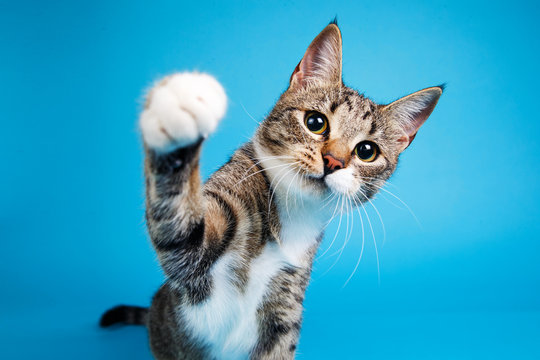
#> input picture photos/cat.jpg, 540 x 360 px
$ python contours.py
#> lines starting #> are read from the running program, lines starting #| are printed output that depends on the picture; after the words box and inside, x2 and y2 are one past the last pixel; in counts of white or black regions, pixels touching at a corner belong together
import cv2 as cv
import numpy as np

img = cv.imread('photos/cat.jpg')
#> img is the input picture: shape (360, 540, 3); mean B, G, R 191.9, 160, 55.5
#cv.imshow("Cat",img)

### From (img, grey, blur) to (edge_detection(canny)) to find contours
grey = cv.cvtColor(img, cv.COLOR_BGR2GRAY)
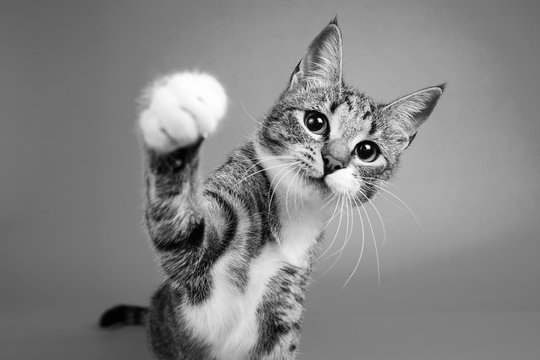
#> grey: shape (360, 540); min 0, max 255, mean 132.4
#cv.imshow("grey",grey)

blur = cv.GaussianBlur(img,(5,5),cv.BORDER_DEFAULT)
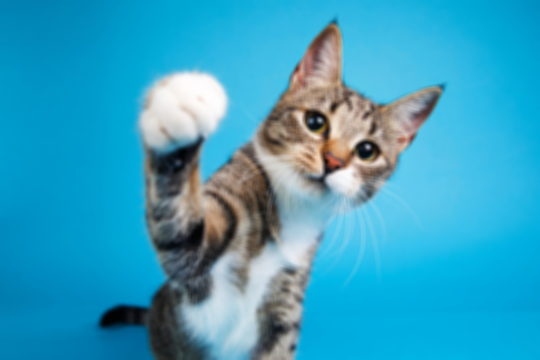
#> blur: shape (360, 540, 3); mean B, G, R 191.9, 160, 55.5
#cv.imshow("Blur",blur)

edge = cv.Canny(img, 125, 150)
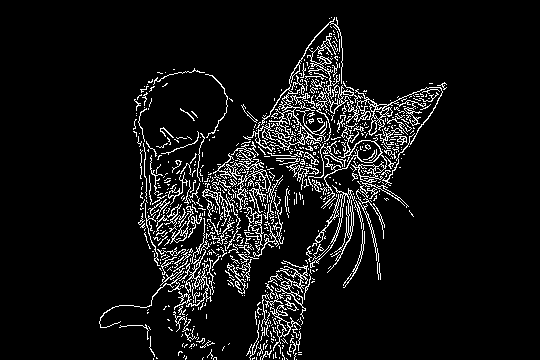
#> edge: shape (360, 540); 7.5% white in thin lines or dots, all inside (x1, y1, x2, y2) = (99, 17, 447, 360)
#cv.imshow("Edge",edge)

edge_blur = cv.Canny(blur, 125, 150)
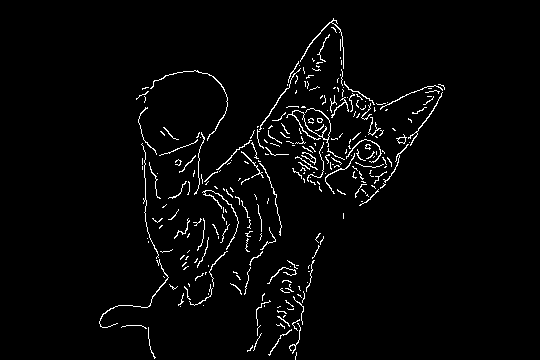
#> edge_blur: shape (360, 540); 2.7% white in thin lines or dots, all inside (x1, y1, x2, y2) = (99, 18, 445, 360)
#cv.imshow("Edge_blur",edge_blur)

contours, hierarchies = cv.findContours(edge_blur,cv.RETR_LIST, cv.CHAIN_APPROX_NONE)
#> contours = 281 contours, 268 with area under 20; largest, box (x1, y1, x2, y2) and area: (286, 108, 331, 147) 46, (396, 134, 407, 144) 40, (150, 70, 228, 141) 37, (300, 18, 344, 69) 36, (202, 190, 239, 250) 34
#print(f'{len(contours)} contour(s) found!')

## RETR_LIST --> find all the contours inside an img
## RETR_EXTERNAL --> returns all the external contours
## RETR_TREE --> return all the hierarchals contours

### From img to grey to threshold to find contours
### Threshold function to binarize the img
ret, thresh = cv.threshold(grey,125,255,cv.THRESH_BINARY)
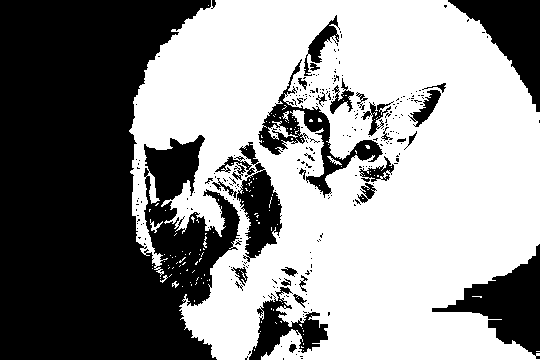
#> thresh: shape (360, 540); 56% white; 271 black regions (237 under 20 px)
#cv.imshow("Thresh", thresh)   #thresh need to have grey scale

contours, hierarchies = cv.findContours(thresh,cv.RETR_LIST, cv.CHAIN_APPROX_NONE)
#> contours = 682 contours, 627 with area under 20; largest, box (x1, y1, x2, y2) and area: (129, 0, 540, 360) 117090, (257, 58, 384, 199) 3786, (236, 169, 283, 259) 2606, (307, 14, 340, 64) 626, (409, 89, 442, 128) 488
#print(f'{len(contours)} contour(s) found!')


### After finding contours we can draw the contours in an image
blank = np.zeros(img.shape, dtype='uint8')
#cv.imshow('Blank',blank)

cv.drawContours(blank, contours, -1, (0,0,255), 1)
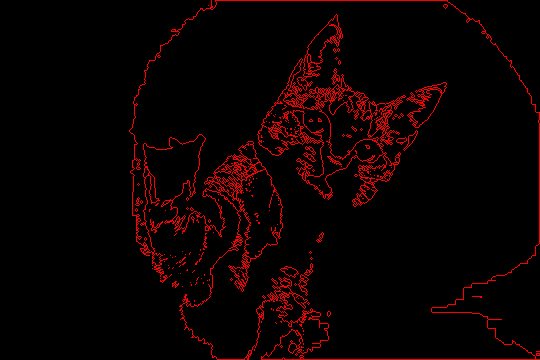
#> blank: shape (360, 540, 3); mean of channels 0, 1, 2 0, 0, 11.3; drawn as B, G, R
#cv.imshow("Contours Draw",blank)


cv.waitKey(0)

$ run again, with photos/dog.jpg copied over photos/cat.jpg
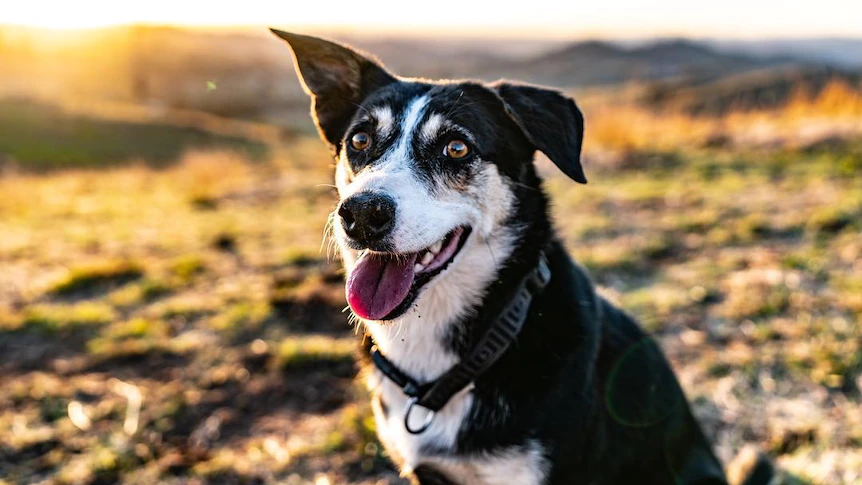
#> input picture photos/dog.jpg, 862 x 485 px
#> img is the input picture: shape (485, 862, 3); mean B, G, R 97.2, 125.9, 146.9
#> edge: shape (485, 862); 5.7% white in thin lines or dots
#> edge_blur: shape (485, 862); 2.9% white in thin lines or dots
#> `contours, hierarchies = cv.findContours(edge_blur,cv.RETR_LIST, cv.CHA..`: contours = 535 contours, 516 with area under 20; largest, box (x1, y1, x2, y2) and area: (361, 335, 433, 436) 104, (269, 26, 588, 198) 98, (349, 224, 473, 323) 94, (408, 381, 474, 448) 64, (381, 250, 433, 318) 50
#> `ret, thresh = cv.threshold(grey,125,255,cv.THRESH_BINARY)`:
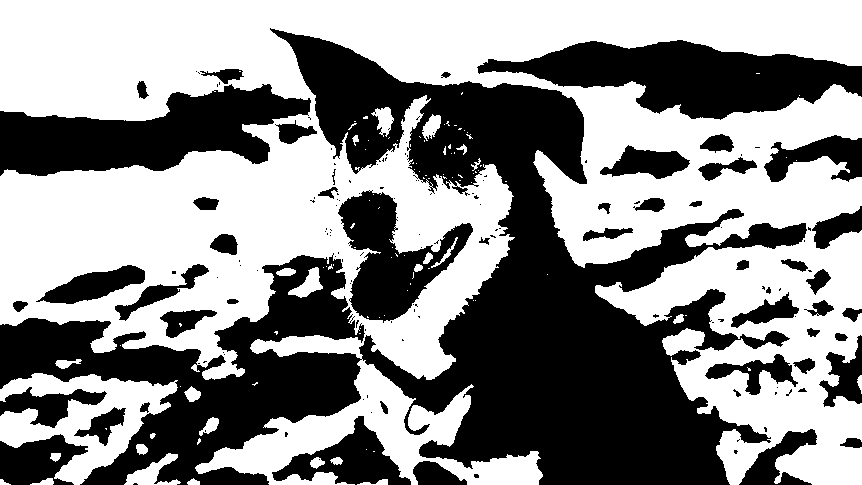
#> thresh: shape (485, 862); 54.7% white; 150 black regions (100 under 20 px)
#> `contours, hierarchies = cv.findContours(thresh,cv.RETR_LIST, cv.CHAIN_..`: contours = 320 contours, 252 with area under 20; largest, box (x1, y1, x2, y2) and area: (0, 0, 862, 485) 233388, (0, 373, 178, 485) 8982, (337, 190, 474, 324) 8600, (35, 264, 146, 305) 2212, (599, 144, 691, 180) 1817
#> `cv.drawContours(blank, contours, -1, (0,0,255), 1)`:
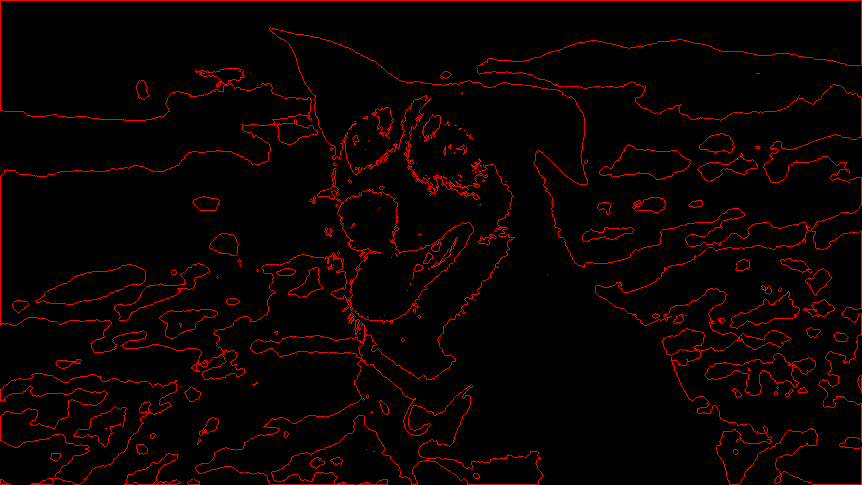
#> blank: shape (485, 862, 3); mean of channels 0, 1, 2 0, 0, 10.1; drawn as B, G, R

$ run again, with photos/group.jpg copied over photos/cat.jpg
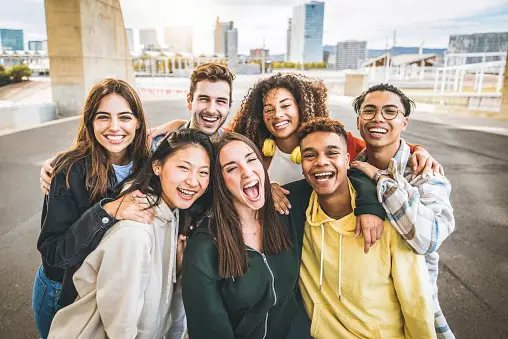
#> input picture photos/group.jpg, 508 x 339 px
#> img is the input picture: shape (339, 508, 3); mean B, G, R 142.3, 157.1, 168.5
#> edge: shape (339, 508); 13.8% white in thin lines or dots
#> edge_blur: shape (339, 508); 7% white in thin lines or dots
#> `contours, hierarchies = cv.findContours(edge_blur,cv.RETR_LIST, cv.CHA..`: contours = 537 contours, 504 with area under 20; largest, box (x1, y1, x2, y2) and area: (263, 88, 299, 137) 1328, (263, 88, 299, 137) 1297, (466, 57, 483, 64) 85, (466, 57, 482, 64) 78, (325, 151, 340, 158) 70
#> `ret, thresh = cv.threshold(grey,125,255,cv.THRESH_BINARY)`:
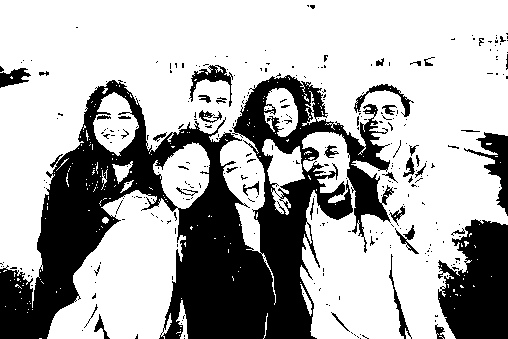
#> thresh: shape (339, 508); 68.2% white; 311 black regions (270 under 20 px)
#> `contours, hierarchies = cv.findContours(thresh,cv.RETR_LIST, cv.CHAIN_..`: contours = 743 contours, 675 with area under 20; largest, box (x1, y1, x2, y2) and area: (0, 0, 508, 339) 98130, (47, 142, 210, 339) 14674, (93, 92, 139, 156) 1792, (262, 139, 305, 215) 1362, (264, 88, 298, 137) 1028
#> `cv.drawContours(blank, contours, -1, (0,0,255), 1)`:
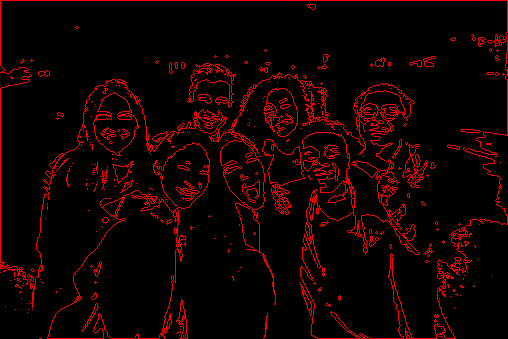
#> blank: shape (339, 508, 3); mean of channels 0, 1, 2 0, 0, 17.1; drawn as B, G, R
